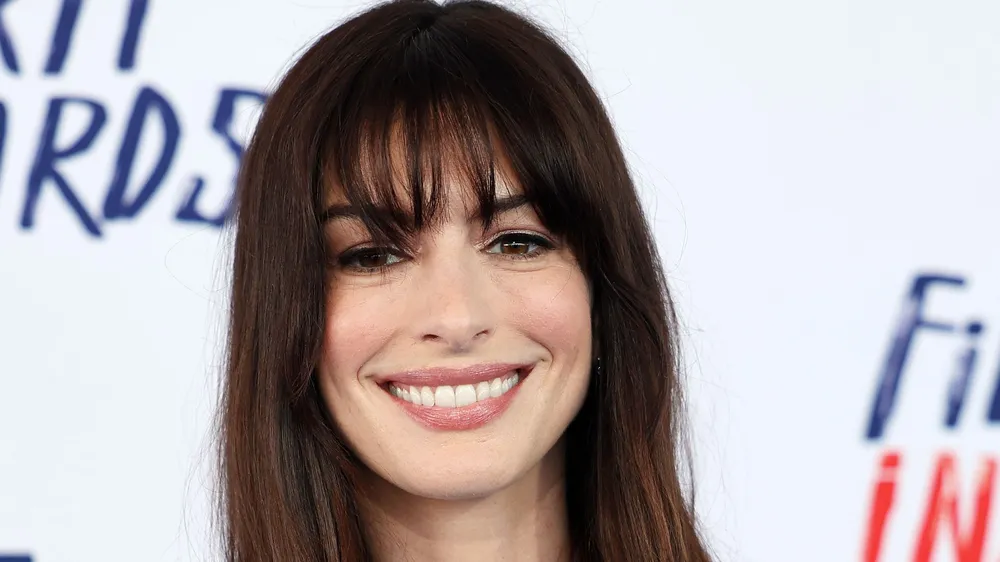
#> input picture assets/smile_ref.webp, 1000 x 562 px, shrunk from 2416 x 1359 before the run
$ python -i color_grading.py   (imports and definitions only)
#> lines starting #> are read from the running program, lines starting #| are printed output that depends on the picture
#> further down, picture is the input picture: shape (562, 1000, 3); mean B, G, R 169.6, 167.2, 176.4
"""
Color Grading Filters
Professional film-style color grading with 8 preset filters
"""

import cv2
import numpy as np
from PIL import Image
from typing import Optional, Tuple
from dataclasses import dataclass
import warnings
# [1 line not run here, left out]


@dataclass
class ColorGradingConfig:
    filter_name: str = "none"
    intensity: float = 1.0  # 0.0 = no effect, 1.0 = full effect


class ColorGradingFilters:
    """Professional color grading filters for photo enhancement"""

    def __init__(self):
        print("Color grading filters initialized")

    def apply_warm_sunset(self, image: np.ndarray, intensity: float = 1.0) -> np.ndarray:
        """Golden hour warm tones - orange/yellow enhancement"""
#> called with intensity = 1
        # Convert to LAB for better color control
        lab = cv2.cvtColor(image, cv2.COLOR_BGR2LAB).astype(np.float32)
        l, a, b = cv2.split(lab)
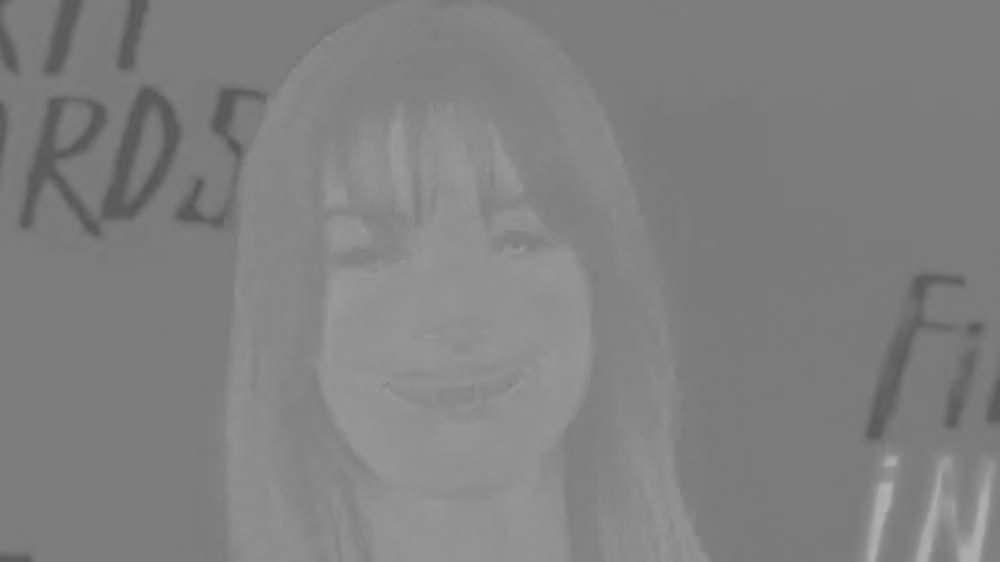
#> b: shape (562, 1000) float32; min 87, max 177, mean 128.7

        # Shift toward warm (increase b channel = more yellow)
        a = a + 10 * intensity  # Slight red shift
        b = b + 20 * intensity  # Strong yellow shift

        # Slight exposure boost
        l = l * (1 + 0.1 * intensity)

        # Merge and convert back
        lab = cv2.merge([np.clip(l, 0, 255), np.clip(a, 0, 255), np.clip(b, 0, 255)])
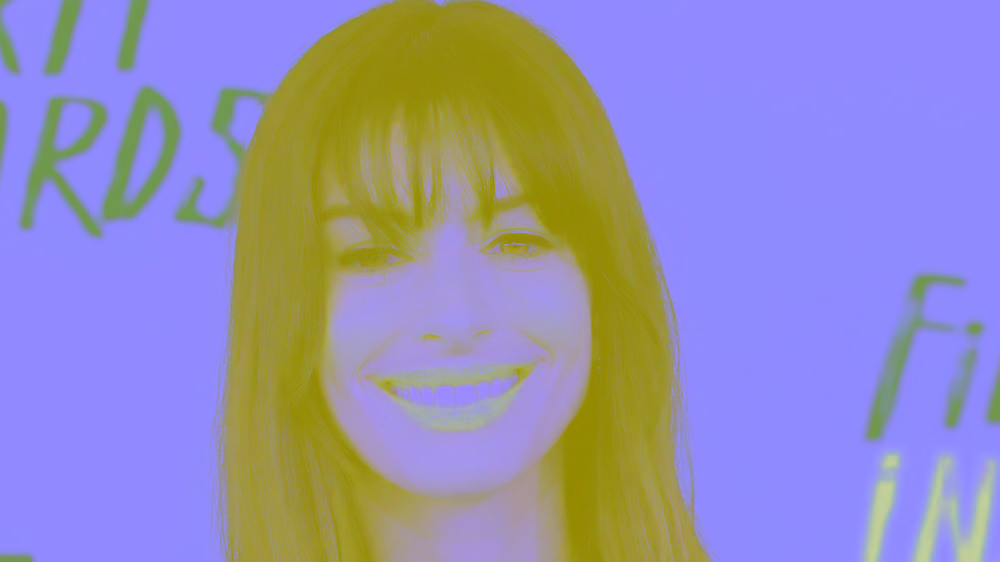
#> lab: shape (562, 1000, 3) float32; mean B, G, R 183.3, 142.6, 148.9
        result = cv2.cvtColor(lab.astype(np.uint8), cv2.COLOR_LAB2BGR)

        # Add orange tint in highlights
        hsv = cv2.cvtColor(result, cv2.COLOR_BGR2HSV).astype(np.float32)
        h, s, v = cv2.split(hsv)
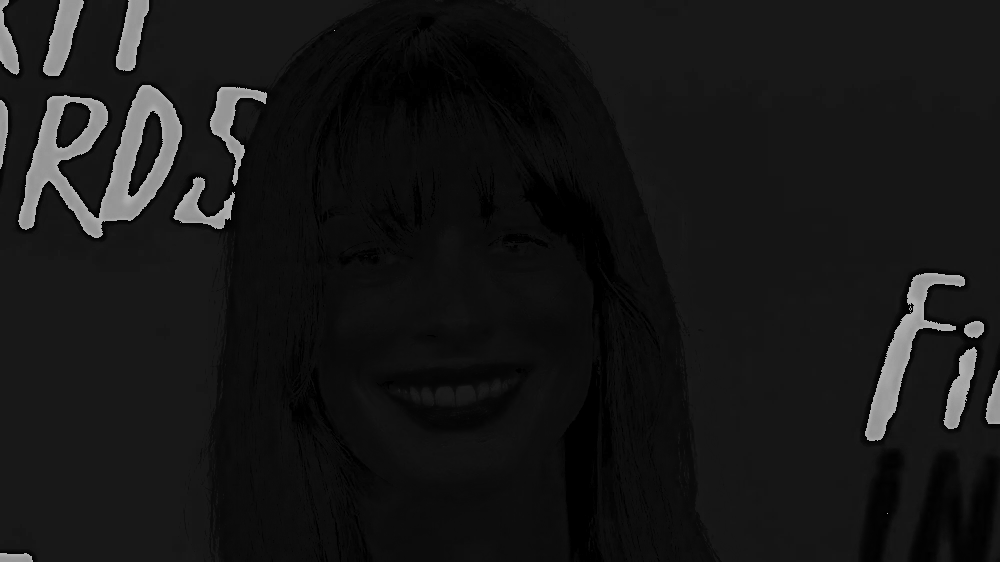
#> h: shape (562, 1000) float32; min 0, max 179, mean 22.8
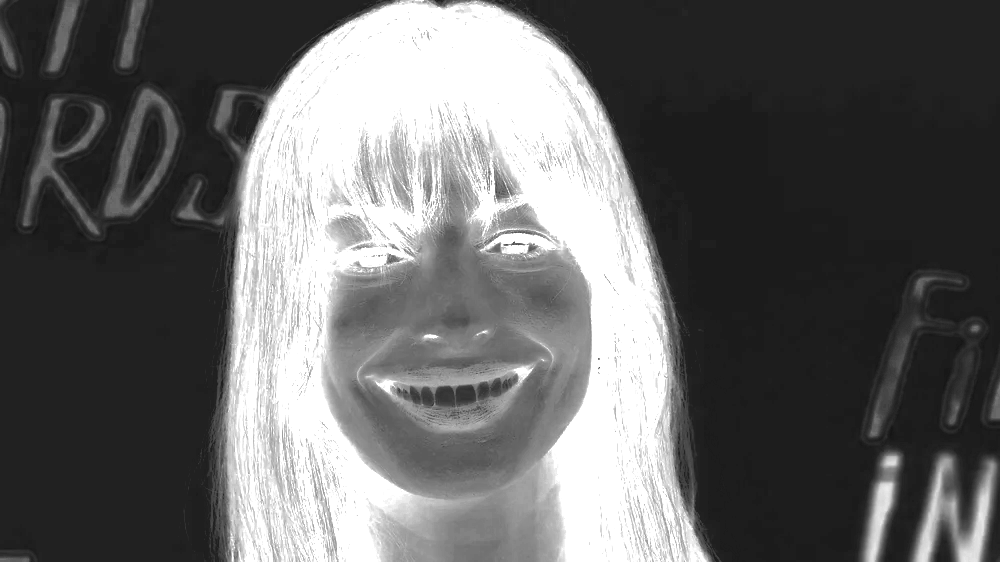
#> s: shape (562, 1000) float32; min 19, max 255, mean 102.8
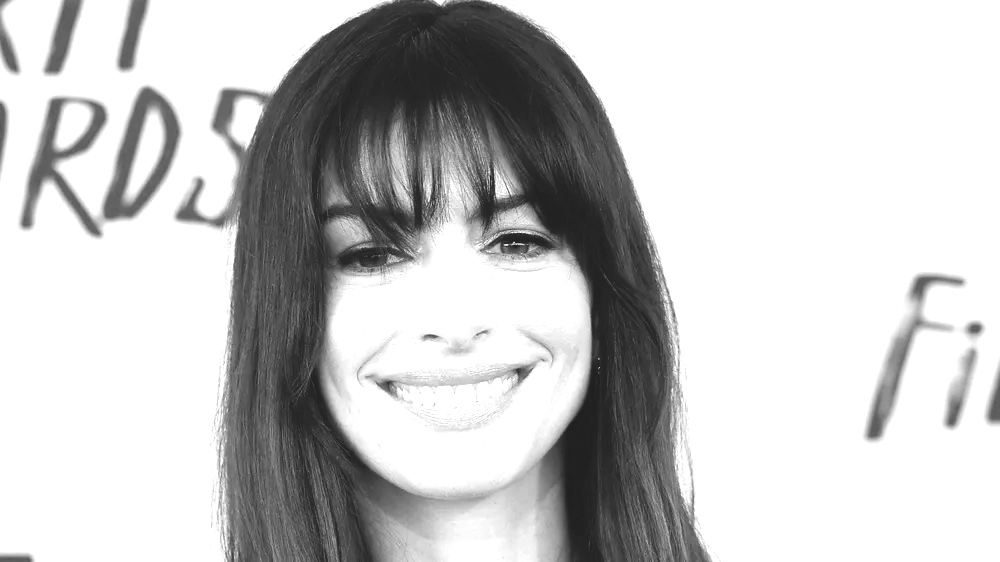
#> v: shape (562, 1000) float32; min 31, max 255, mean 199

        # Boost saturation in mid-tones
        s = s * (1 + 0.2 * intensity)

        hsv = cv2.merge([h, np.clip(s, 0, 255), v])
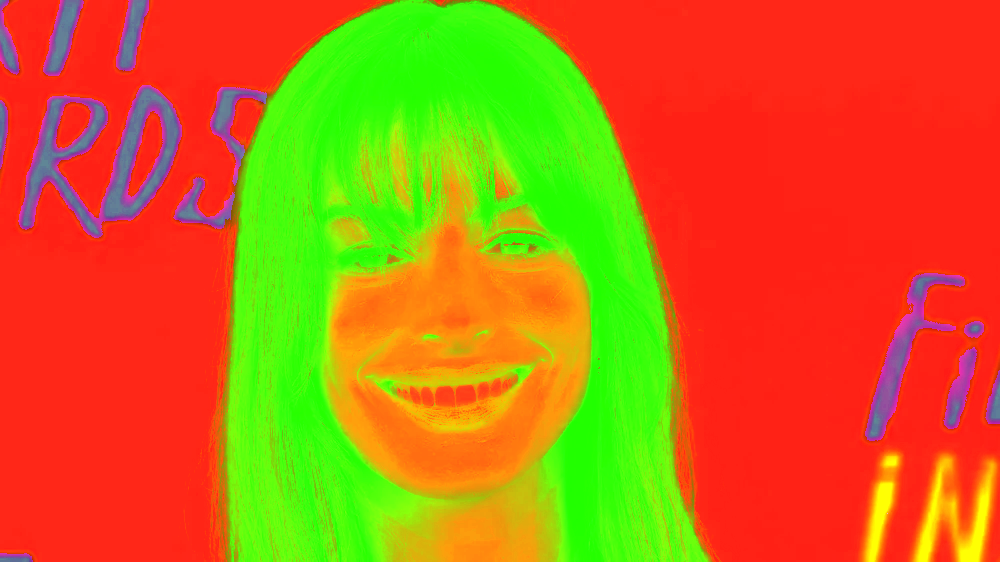
#> hsv: shape (562, 1000, 3) float32; mean B, G, R 22.8, 113.8, 199.5
        result = cv2.cvtColor(hsv.astype(np.uint8), cv2.COLOR_HSV2BGR)
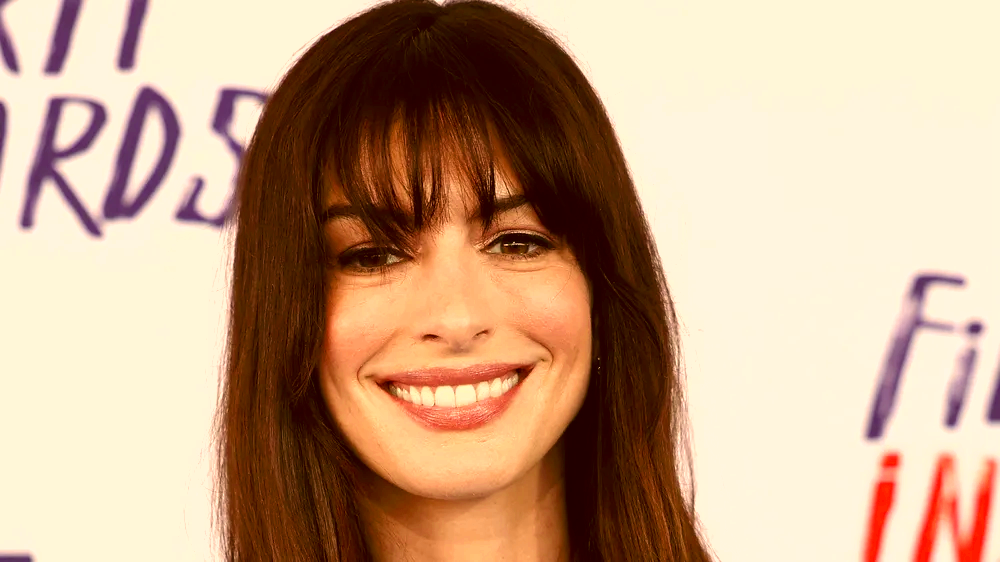
#> result: shape (562, 1000, 3); mean B, G, R 138.1, 165.8, 199

        return result

    # [240 lines left out: functions apply_cool_blue, apply_vintage_film, apply_high_contrast, apply_soft_pastel, apply_cinematic, apply_moody_dark and 3 more, not called in this run]


# Preset filter configurations
PRESET_FILTERS = {
    'warm_sunset': ColorGradingConfig(
        filter_name='warm_sunset',
        intensity=0.8
    ),
    'cool_blue': ColorGradingConfig(
        filter_name='cool_blue',
        intensity=0.7
    ),
    'vintage_film': ColorGradingConfig(
        filter_name='vintage_film',
        intensity=0.8
    ),
    'high_contrast': ColorGradingConfig(
        filter_name='high_contrast',
        intensity=0.7
    ),
    'soft_pastel': ColorGradingConfig(
        filter_name='soft_pastel',
        intensity=0.8
    ),
    'cinematic': ColorGradingConfig(
        filter_name='cinematic',
        intensity=0.8
    ),
    'moody_dark': ColorGradingConfig(
        filter_name='moody_dark',
        intensity=0.7
    ),
    'bright_airy': ColorGradingConfig(
        filter_name='bright_airy',
        intensity=0.8
    )
}


# [2 lines not run here, left out]

>>> import cv2
>>> picture = cv2.imread('assets/smile_ref.webp')
>>> result = ColorGradingFilters().apply_warm_sunset(picture)
